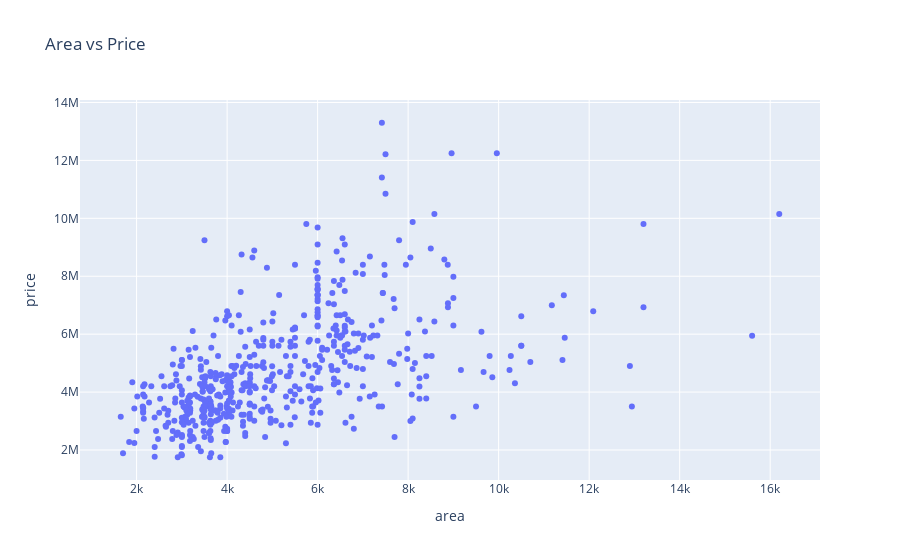

The cell this chart's notebook holds for it:
### Markdown cell above
# Visualisation

### Code cell
px.scatter(df,x='area',y='price',title='Area vs Price')

### Figure 1 — Plotly figure (JSON) as saved in the notebook; plotly's stock layout.template omitted (floating-point values rounded to 4 significant figures; data arrays with more than 128 entries replaced by an {"elided": "..."} marker saying what was removed)
{"data": [{"hovertemplate": "area=%{x}<br>price=%{y}<extra></extra>", "legendgroup": "", "marker": {"color": "#636efa", "symbol": "circle"}, "mode": "markers", "name": "", "orientation": "v", "showlegend": false, "type": "scatter", "x": {"elided": "545 int values"}, "xaxis": "x", "y": {"elided": "545 int values"}, "yaxis": "y"}], "layout": {"autosize": true, "legend": {"tracegroupgap": 0}, "title": {"text": "Area vs Price"}, "xaxis": {"anchor": "y", "autorange": true, "domain": [0, 1], "range": [742.1, 17110.0], "title": {"text": "area"}, "type": "linear"}, "yaxis": {"anchor": "x", "autorange": true, "domain": [0, 1], "range": [796800.0, 14250000.0], "title": {"text": "price"}, "type": "linear"}}}
